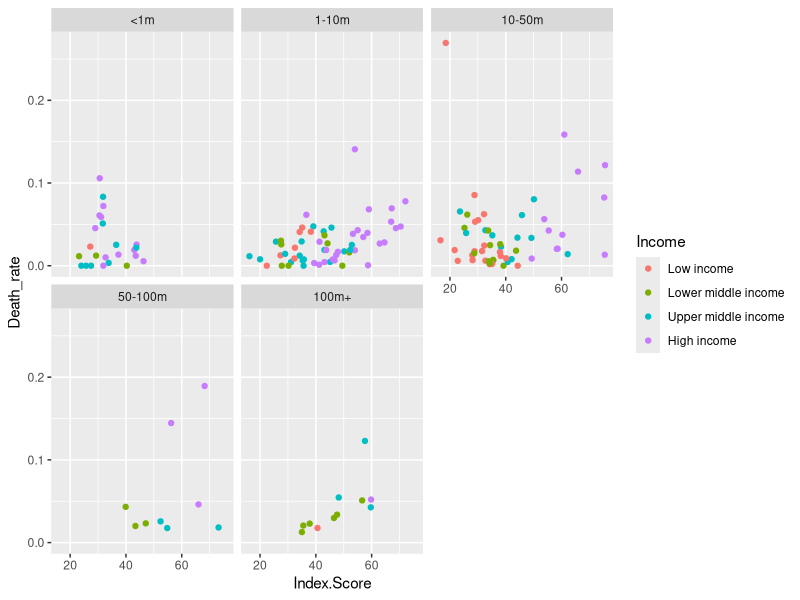
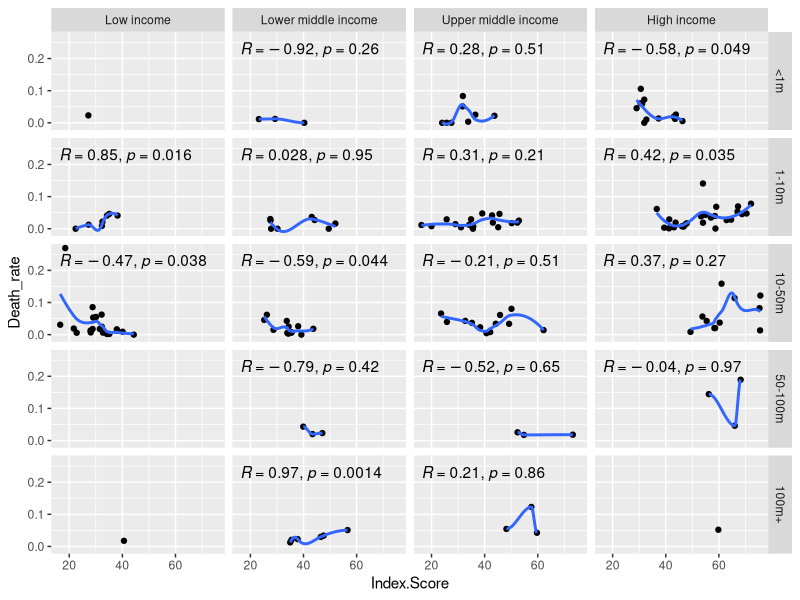
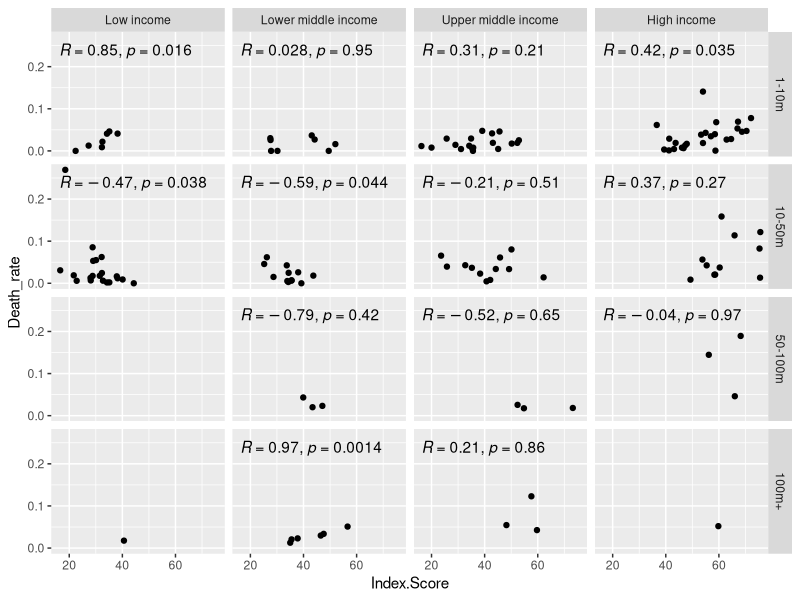
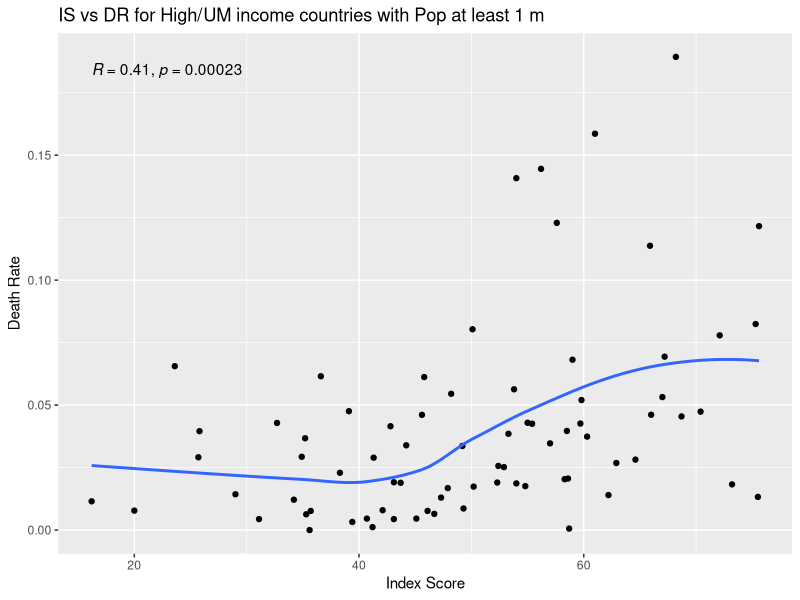
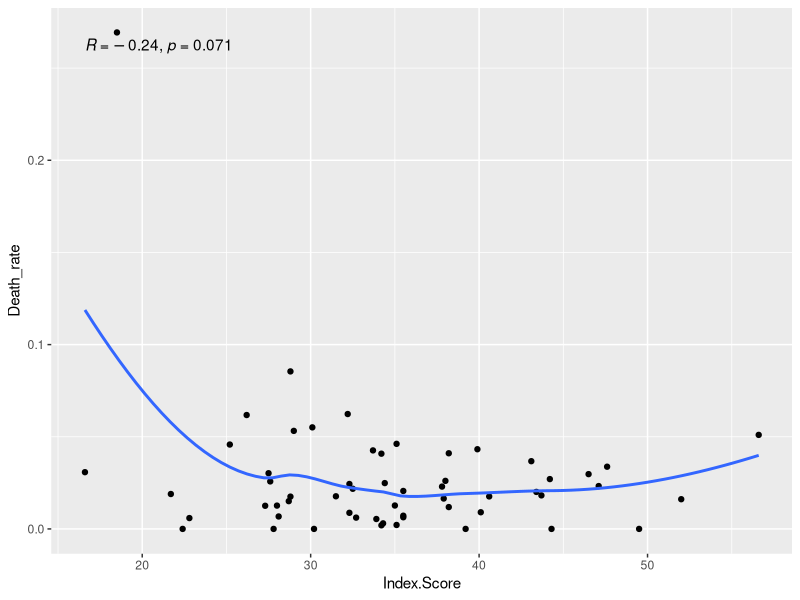
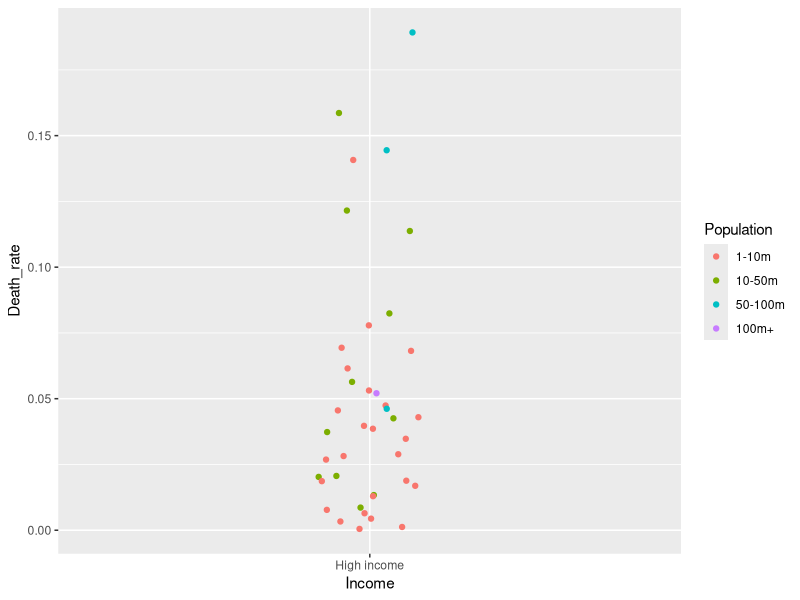

Recreate these plots in R, in order.
library(tidyverse)
library(ggpubr)

#import data from GHS index (2019) and WHO (July 2020)
GHS0 <- read.csv("GHS_data.csv")
GHS <- subset(GHS0, select = -c(url,Country_link,Inner.Glyph,X_url_input))
COV0 <- read.csv("COVID_data.csv")
COV1 <- subset(COV0,select = -c(Date_reported,New_cases,New_deaths))

#function for data preparation (extract most recent cumulative cases)
country <- function(x){
  COV1[COV1$Country==x,]
}

#create covid data frame with most recent cumaltive cases
COV <- data.frame(matrix(ncol=5,nrow=0))
colnames(COV) <-c('Country_code','Country','WHO_region','Cumulative_cases','Cumulative_deaths')

for (i in 1:length(unique(COV1$Country))){
  COV <- rbind(COV,tail(country(unique(COV1$Country)[i]),1))
}

#merge GHS and COVID data, create column for death rate, arrange income and population in intuitive order
total <- merge(GHS,COV,by="Country")
total$Death_rate <- total$Cumulative_deaths/total$Cumulative_cases
final <- total[,c(1,5,6,3,9,10,11)]

final$Income <- factor(final$Income,levels = c("Low income","Lower middle income","Upper middle income","High income"))
final$Population <- factor(final$Population,levels = c("<1m","1-10m","10-50m","50-100m","100m+"))

#Index score vs death rate vs income (sorted by population category)
ggplot(final,mapping=aes(x=Index.Score,y=Death_rate,colour=Income)) +
  geom_point() +
  #geom_smooth(se=FALSE) +
  facet_wrap(~ Population)

#Index score vs death rate (sorted by population and income categories)
ggplot(final,mapping=aes(x=Index.Score,y=Death_rate)) +
  geom_point() +
  geom_smooth(se=FALSE) +
  stat_cor() +
  facet_grid(Population ~ Income)

#Index score vs death rate for population at least 1m (sorted by population and income categories)
ggplot(final[final['Population']!="<1m",],mapping=aes(x=Index.Score,y=Death_rate)) +
  geom_point() +
  stat_cor() +
  facet_grid(Population ~ Income)

#Index score vs death rate for high or upper middle income countries with population at least 1 million
ggplot(final[(final['Income']=='High income'|final['Income']=='Upper middle income')& final['Population']!="<1m",],mapping=aes(x=Index.Score,y=Death_rate)) +
  geom_point() +
  geom_smooth(se=FALSE) +
  stat_cor() +
  ggtitle('IS vs DR for High/UM income countries with Pop at least 1 m') +
  xlab('Index Score') +
  ylab('Death Rate')

#Index score vs death rate for low or lower middle income countries with population at least 1 million
ggplot(final[(final['Income']=='Low income'|final['Income']=='Lower middle income')&final['Population']!="<1m",],mapping=aes(x=Index.Score,y=Death_rate)) +
  geom_point() +
  geom_smooth(se=FALSE) +
  stat_cor()

#Income vs death rate for high income countries with population at least 1 million
ggplot(final[final['Population']!="<1m" & final['Income']=='High income',],mapping=aes(x=Income,y=Death_rate,colour=Population)) +
  geom_jitter(width=0.1)
  #geom_smooth(se=FALSE)
